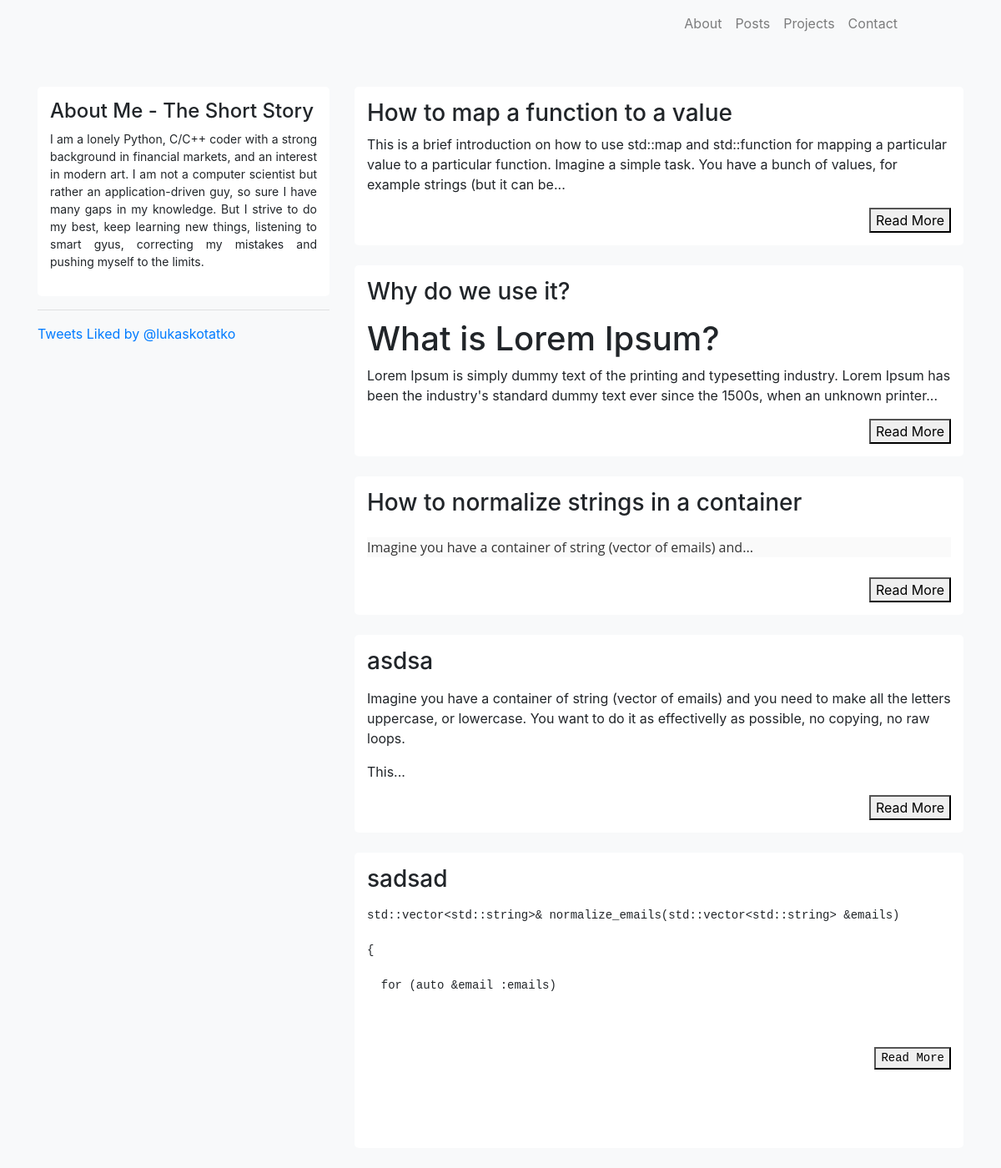
Page /posts on the earlier database version.
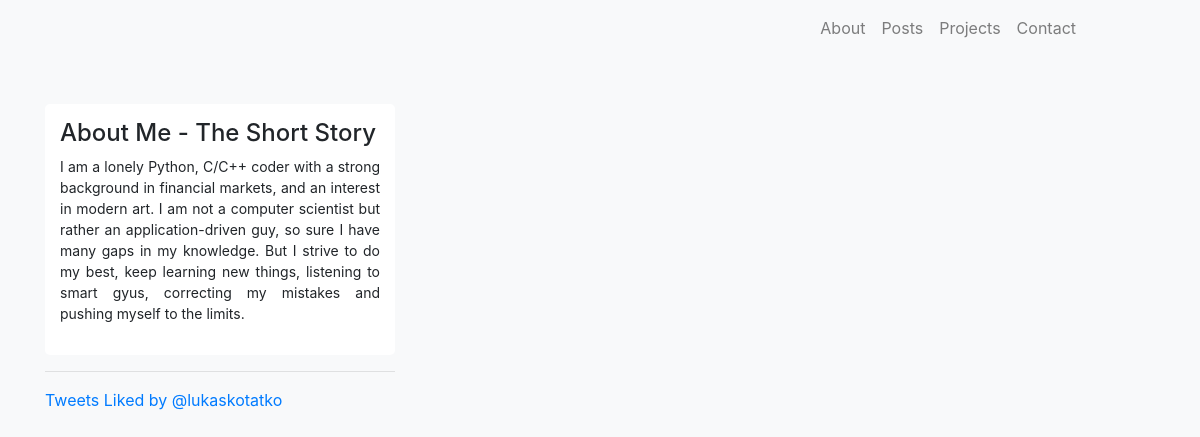
Same page on the later database version.
### application/models.py (models this page shows, shortened)
class PostModel(db.Model):
    __tablename__ = "posts"
    id = db.Column(db.Integer, primary_key=True)
    title = db.Column(db.String(128), unique=False, nullable=False)
    body = db.Column(db.Text, unique=False, nullable=False)
    tags = db.Column(db.Text, unique=False, nullable=True)
    time_posted = db.Column(db.DateTime, unique=False, nullable=False)

### application/routes.py (the view)
@app.route('/')
@app.route('/posts')
def posts():
    posts = PostModel.query.all()
    return render_template("posts.html", posts=posts)

### application/templates/posts.html (shortened to what this page needs)
{% extends 'layout.html' %}
{% block content %}
<div class="row">
    <div class="container col-sm-4" style="text-align: justify">
        <div class="mycontainer">
            <h4>About Me - The Short Story</h4>
            <p class="about">I am a lonely Python, C/C++ coder with a strong background in financial markets, and an interest in modern art. I am not a computer scientist but rather an application-driven guy, so sure I have many gaps in my knowledge. But I strive to do my best, keep learning new things, listening to smart gyus, correcting my mistakes and pushing myself to the limits.</p>
        </div>
        <hr>
        <div>
            <a class="twitter-timeline" data-theme="light" href="https://twitter.com/lukaskotatko/likes?ref_src=twsrc%5Etfw">Tweets Liked by @lukaskotatko</a>
        </div>
    </div>
    <div class="container col-sm-8">
        {% for post in posts %}
        <article class="mycontainer">
            <h3>{{ post.title }}</h3>
            <p>{{ post.body | safe | truncate(220) }}
            </p>
            <div style="text-align: right">
                <a href="{{ url_for("post", post_id = post.id) }}"><button class="uk-button uk-button-small">Read More</button></a>
            </div>
        </article>
        <br>
        {% endfor %}
    </div>
</div>
{% endblock %}

### application/templates/layout.html (shortened to what this page needs)
<!DOCTYPE html>
<html lang="en">
<head>
    <link rel="stylesheet" href="https://stackpath.bootstrapcdn.com/bootstrap/4.5.0/css/bootstrap.min.css">
    <link rel="stylesheet" href="https://cdn.jsdelivr.net/npm/uikit@3.4.1/dist/css/uikit.min.css" />
    <link rel="stylesheet" href="{{ url_for('static', filename='css/style.css')}}">
</head>
<body>
    {% include 'partials/navbar-top.html' %}
    <div class="container pt-5">
        {% block content %} {% endblock %}
    </div>
</body>
</body>
</html>

### application/templates/partials/navbar-top.html (shortened to what this page needs)
<nav class="navbar navbar-expand-lg navbar-light bg-light">
    <div class="collapse navbar-collapse" id="navbarTogglerDemo02">
      <ul class="navbar-nav ml-auto">
        <li class="nav-item">
            <a class="nav-link" href="{{ url_for('about')}}">About</a>
          </li>
        <li class="nav-item">
          <a class="nav-link" href="{{ url_for('posts')}}">Posts</a>
        </li>
        <li class="nav-item">
            <a class="nav-link" href="{{ url_for('projects')}}">Projects</a>
        </li>
        <li class="nav-item" style="margin-right:100px" >
            <a class="nav-link" href="{{ url_for('contact')}}">Contact</a>
        </li>
      </ul>
    </div>
  </nav>

### application/static/css/style.css (style rules this page uses)
body { background-color: #F8F9FA; }
.mycontainer { background-color: white; padding: 15px; border-radius: 5px; }
.about { font-size: 14px; }

Differences in the rows shown:
removed PostModel: title "How to map a function to a value", body "This is a brief introduction on how to use std::map and std::function for mapping a particular value to a particular function. Imagine a simple task. You have a bunch of values, for example strings (but it can be..."
removed PostModel: title "Why do we use it?", body "What is Lorem Ipsum? Lorem Ipsum is simply dummy text of the printing and typesetting industry. Lorem Ipsum has been the industry's standard dummy text ever since the 1500s, when an unknown printer..."
removed PostModel: title "How to normalize strings in a container", body "Imagine you have a container of string (vector of emails) and..."
removed PostModel: title "asdsa", body "Imagine you have a container of string (vector of emails) and you need to make all the letters uppercase, or lowercase. You want to do it as effectivelly as possible, no copying, no raw loops. This..."
removed PostModel: title "sadsad", body "std::vector<std::string>& normalize_emails(std::vector<std::string> &emails) { for (auto &email :emails)"
